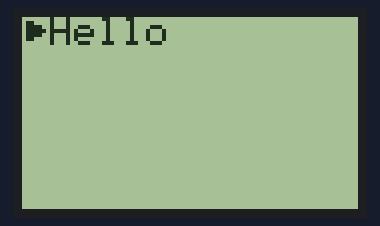
The program below on a simulated Raspberry Pi Pico running MicroPython. On the bench: 84×48 one-colour display. Library files of the repository ran but are not shown: pcd8544.py; what the program prints to the serial console is not drawn. At 2.0 s the program stops and its outputs stay as they are.

Above: at 0.46 s.
At 1.37 s:
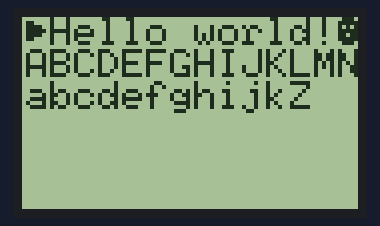
At 2.1 s:
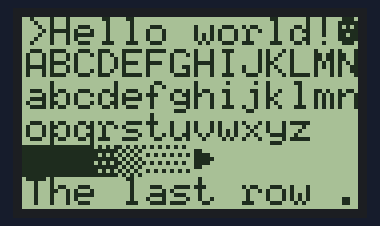

The program:

20241208.py
```python
import pcd8544
from machine import Pin, SPI
import sys
from utime import sleep_ms
# Load font file
font_8x6 = bytearray(6*256)
with open("/font-6x8.bin", "rb") as file:
  n_read = file.readinto(font_8x6)
  assert(n_read == 6*256)
# Initialize SPI display
spi = SPI(1, baudrate=1000000, mosi=Pin(11), sck=Pin(10))
lcd = pcd8544.PCD8544(spi, cs = Pin(18), dc = Pin(16), rst = Pin(17))
lcd.clear()
sleep_ms(200)
# Display text
for row, text in enumerate([
    "\x10Hello world!\x02",
    "ABCDEFGHIJKLMNOPQRSTUVWXYZ",
    "abcdefghijklmn",
    "opqrstuvwxyz",
    "\xDB\xDB\xDB\xB2\xB1\xB0\xB0\x10",
    "The last row .>"]):
  lcd.position(0, row)
  for ch in text:
    start_index = ord(ch)*6
    glyph = font_8x6[start_index:start_index+6]
    lcd.data(glyph)
    sleep_ms(20)

print("DONE.")
```
